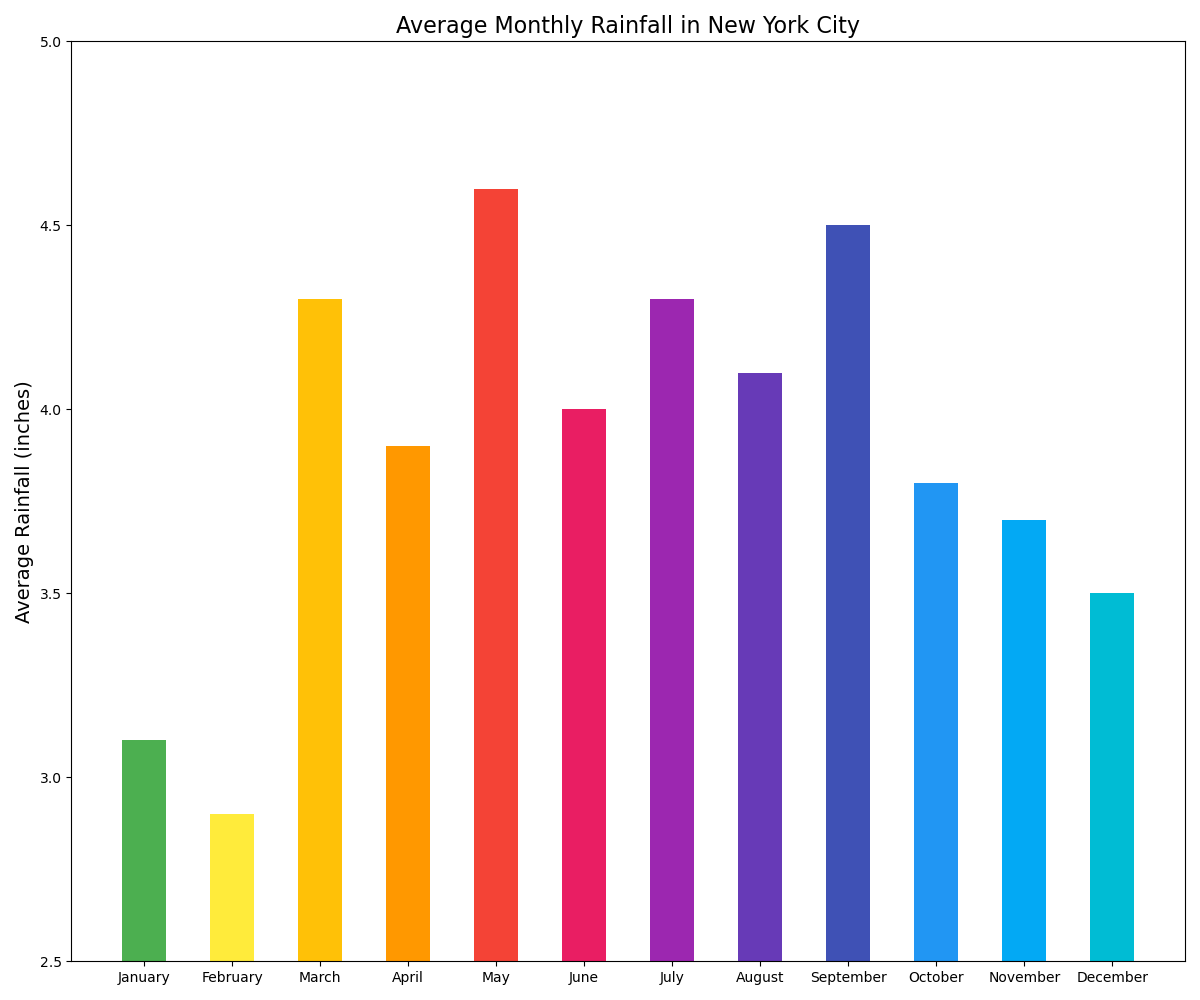

This figure's Python source:

import matplotlib.pyplot as plt

# Generate data points
months = [
    "January", "February", "March", "April", "May", "June",
    "July", "August", "September", "October", "November", "December"
]
rainfall = [3.1, 2.9, 4.3, 3.9, 4.6, 4.0, 4.3, 4.1, 4.5, 3.8, 3.7, 3.5]

plt.figure(figsize=(12, 10))  # Change the width and height of the chart

# Create a vertical bar chart with specified bar width and colors
plt.bar(months, rainfall, color=[
    '#4CAF50', '#FFEB3B', '#FFC107', '#FF9800', '#F44336',
    '#E91E63', '#9C27B0', '#673AB7', '#3F51B5', '#2196F3',
    '#03A9F4', '#00BCD4'], width=0.5)

plt.ylabel('Average Rainfall (inches)', fontsize=14)
plt.title('Average Monthly Rainfall in New York City', fontsize=16)
plt.ylim(2.5, 5)  # Adjusted to start from 2.5 for readability

plt.tight_layout()
plt.show()
